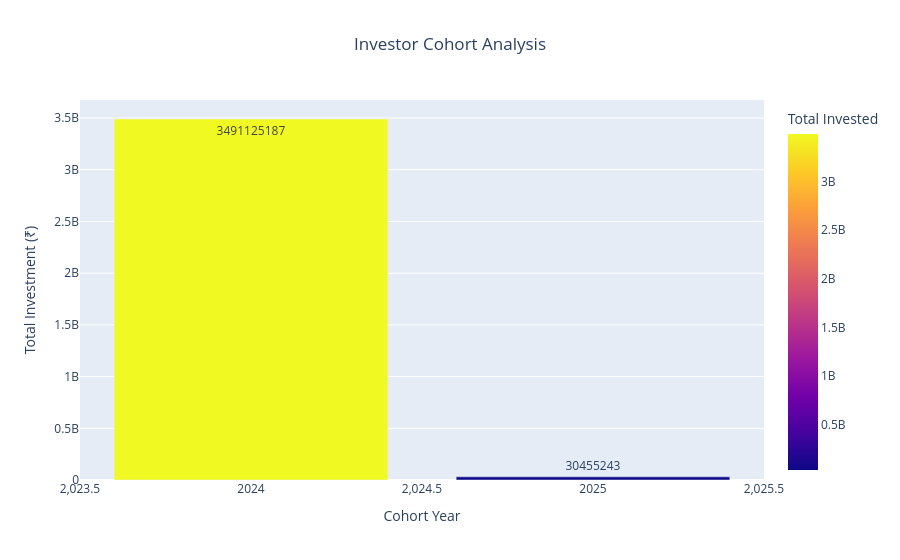

The code cell stored with this chart in its notebook:
### Code cell
import plotly.express as px

fig = px.bar(
    cohort_df,
    x="cohort_year",
    y="Total Invested",
    text="Total Invested",
    color="Total Invested",
    title="Investor Cohort Analysis"
)

fig.update_layout(
    title_x=0.5,
    xaxis_title="Cohort Year",
    yaxis_title="Total Investment (₹)"
)

fig.show()

### Figure 1 — Plotly figure (JSON) as saved in the notebook; plotly's stock layout.template omitted (floating-point values rounded to 4 significant figures)
{"data": [{"hovertemplate": "cohort_year=%{x}<br>Total Invested=%{marker.color}<extra></extra>", "legendgroup": "", "marker": {"color": [3491125187, 30455243], "coloraxis": "coloraxis", "pattern": {"shape": ""}}, "name": "", "orientation": "v", "showlegend": false, "text": [3491000000.0, 30460000.0], "textposition": "auto", "type": "bar", "x": [2024, 2025], "xaxis": "x", "y": [3491125187, 30455243], "yaxis": "y"}], "layout": {"barmode": "relative", "coloraxis": {"colorbar": {"title": {"text": "Total Invested"}}, "colorscale": [[0, "#0d0887"], [0.1111, "#46039f"], [0.2222, "#7201a8"], [0.3333, "#9c179e"], [0.4444, "#bd3786"], [0.5556, "#d8576b"], [0.6667, "#ed7953"], [0.7778, "#fb9f3a"], [0.8889, "#fdca26"], [1, "#f0f921"]]}, "legend": {"tracegroupgap": 0}, "title": {"text": "Investor Cohort Analysis", "x": 0.5}, "xaxis": {"anchor": "y", "domain": [0, 1], "title": {"text": "Cohort Year"}}, "yaxis": {"anchor": "x", "domain": [0, 1], "title": {"text": "Total Investment (₹)"}}}}
